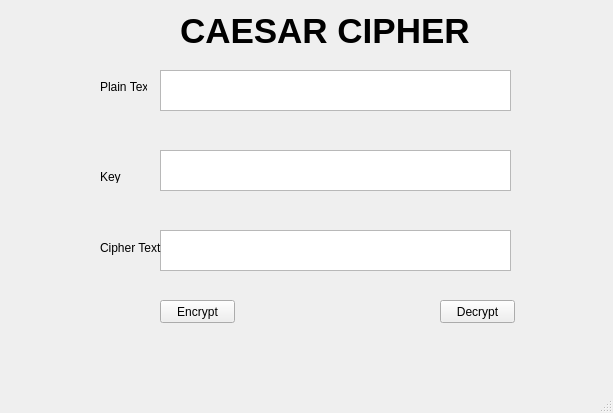
<?xml version="1.0" encoding="UTF-8"?>
<ui version="4.0">
 <class>MainWindow</class>
 <widget class="QMainWindow" name="MainWindow">
  <property name="geometry">
   <rect>
    <x>0</x>
    <y>0</y>
    <width>613</width>
    <height>413</height>
   </rect>
  </property>
  <property name="windowTitle">
   <string>MainWindow</string>
  </property>
  <widget class="QWidget" name="centralwidget">
   <widget class="QTextEdit" name="plain_txt">
    <property name="geometry">
     <rect>
      <x>160</x>
      <y>70</y>
      <width>351</width>
      <height>41</height>
     </rect>
    </property>
   </widget>
   <widget class="QLabel" name="label">
    <property name="geometry">
     <rect>
      <x>100</x>
      <y>80</y>
      <width>47</width>
      <height>13</height>
     </rect>
    </property>
    <property name="text">
     <string>Plain Text</string>
    </property>
   </widget>
   <widget class="QLabel" name="label_2">
    <property name="geometry">
     <rect>
      <x>180</x>
      <y>10</y>
      <width>301</width>
      <height>41</height>
     </rect>
    </property>
    <property name="font">
     <font>
      <pointsize>26</pointsize>
      <weight>75</weight>
      <bold>true</bold>
     </font>
    </property>
    <property name="text">
     <string>CAESAR CIPHER</string>
    </property>
   </widget>
   <widget class="QTextEdit" name="key_txt">
    <property name="geometry">
     <rect>
      <x>160</x>
      <y>150</y>
      <width>351</width>
      <height>41</height>
     </rect>
    </property>
   </widget>
   <widget class="QTextEdit" name="cipher_txt">
    <property name="geometry">
     <rect>
      <x>160</x>
      <y>230</y>
      <width>351</width>
      <height>41</height>
     </rect>
    </property>
   </widget>
   <widget class="QLabel" name="label_3">
    <property name="geometry">
     <rect>
      <x>100</x>
      <y>170</y>
      <width>47</width>
      <height>13</height>
     </rect>
    </property>
    <property name="text">
     <string>Key</string>
    </property>
   </widget>
   <widget class="QLabel" name="label_4">
    <property name="geometry">
     <rect>
      <x>100</x>
      <y>240</y>
      <width>61</width>
      <height>16</height>
     </rect>
    </property>
    <property name="text">
     <string>Cipher Text</string>
    </property>
   </widget>
   <widget class="QPushButton" name="encrypt_btn">
    <property name="geometry">
     <rect>
      <x>160</x>
      <y>300</y>
      <width>75</width>
      <height>23</height>
     </rect>
    </property>
    <property name="text">
     <string>Encrypt</string>
    </property>
   </widget>
   <widget class="QPushButton" name="decrypt_txt">
    <property name="geometry">
     <rect>
      <x>440</x>
      <y>300</y>
      <width>75</width>
      <height>23</height>
     </rect>
    </property>
    <property name="text">
     <string>Decrypt</string>
    </property>
   </widget>
  </widget>
  <widget class="QMenuBar" name="menubar">
   <property name="geometry">
    <rect>
     <x>0</x>
     <y>0</y>
     <width>613</width>
     <height>21</height>
    </rect>
   </property>
  </widget>
  <widget class="QStatusBar" name="statusbar"/>
 </widget>
 <resources/>
 <connections/>
</ui>
